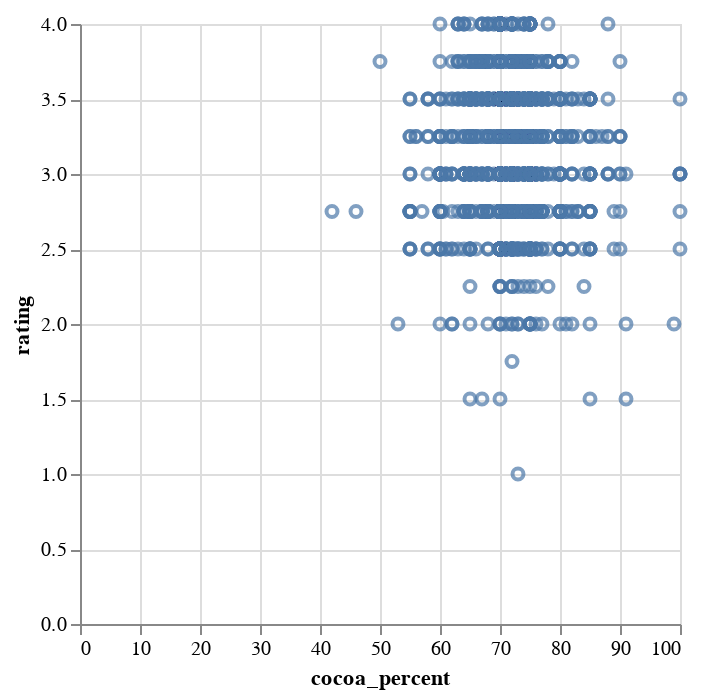

Notebook code for this chart:
### Code cell
alt.Chart(df).mark_point().encode(
    x="cocoa_percent",
    y="rating"
)

### Figure 1 — Vega-Lite specification as saved in the notebook (floating-point values rounded to 4 significant figures; data arrays with more than 128 entries replaced by an {"elided": "..."} marker saying what was removed)
{"config": {"view": {"continuousWidth": 300, "continuousHeight": 300}}, "data": {"name": "data-e9e1936b144aec1f26b0dda6751ab4a2"}, "mark": {"type": "point"}, "encoding": {"x": {"field": "cocoa_percent", "type": "quantitative"}, "y": {"field": "rating", "type": "quantitative"}}, "$schema": "https://vega.github.io/schema/vega-lite/v5.20.1.json", "datasets": {"data-e9e1936b144aec1f26b0dda6751ab4a2": {"elided": "2443 records"}}}
